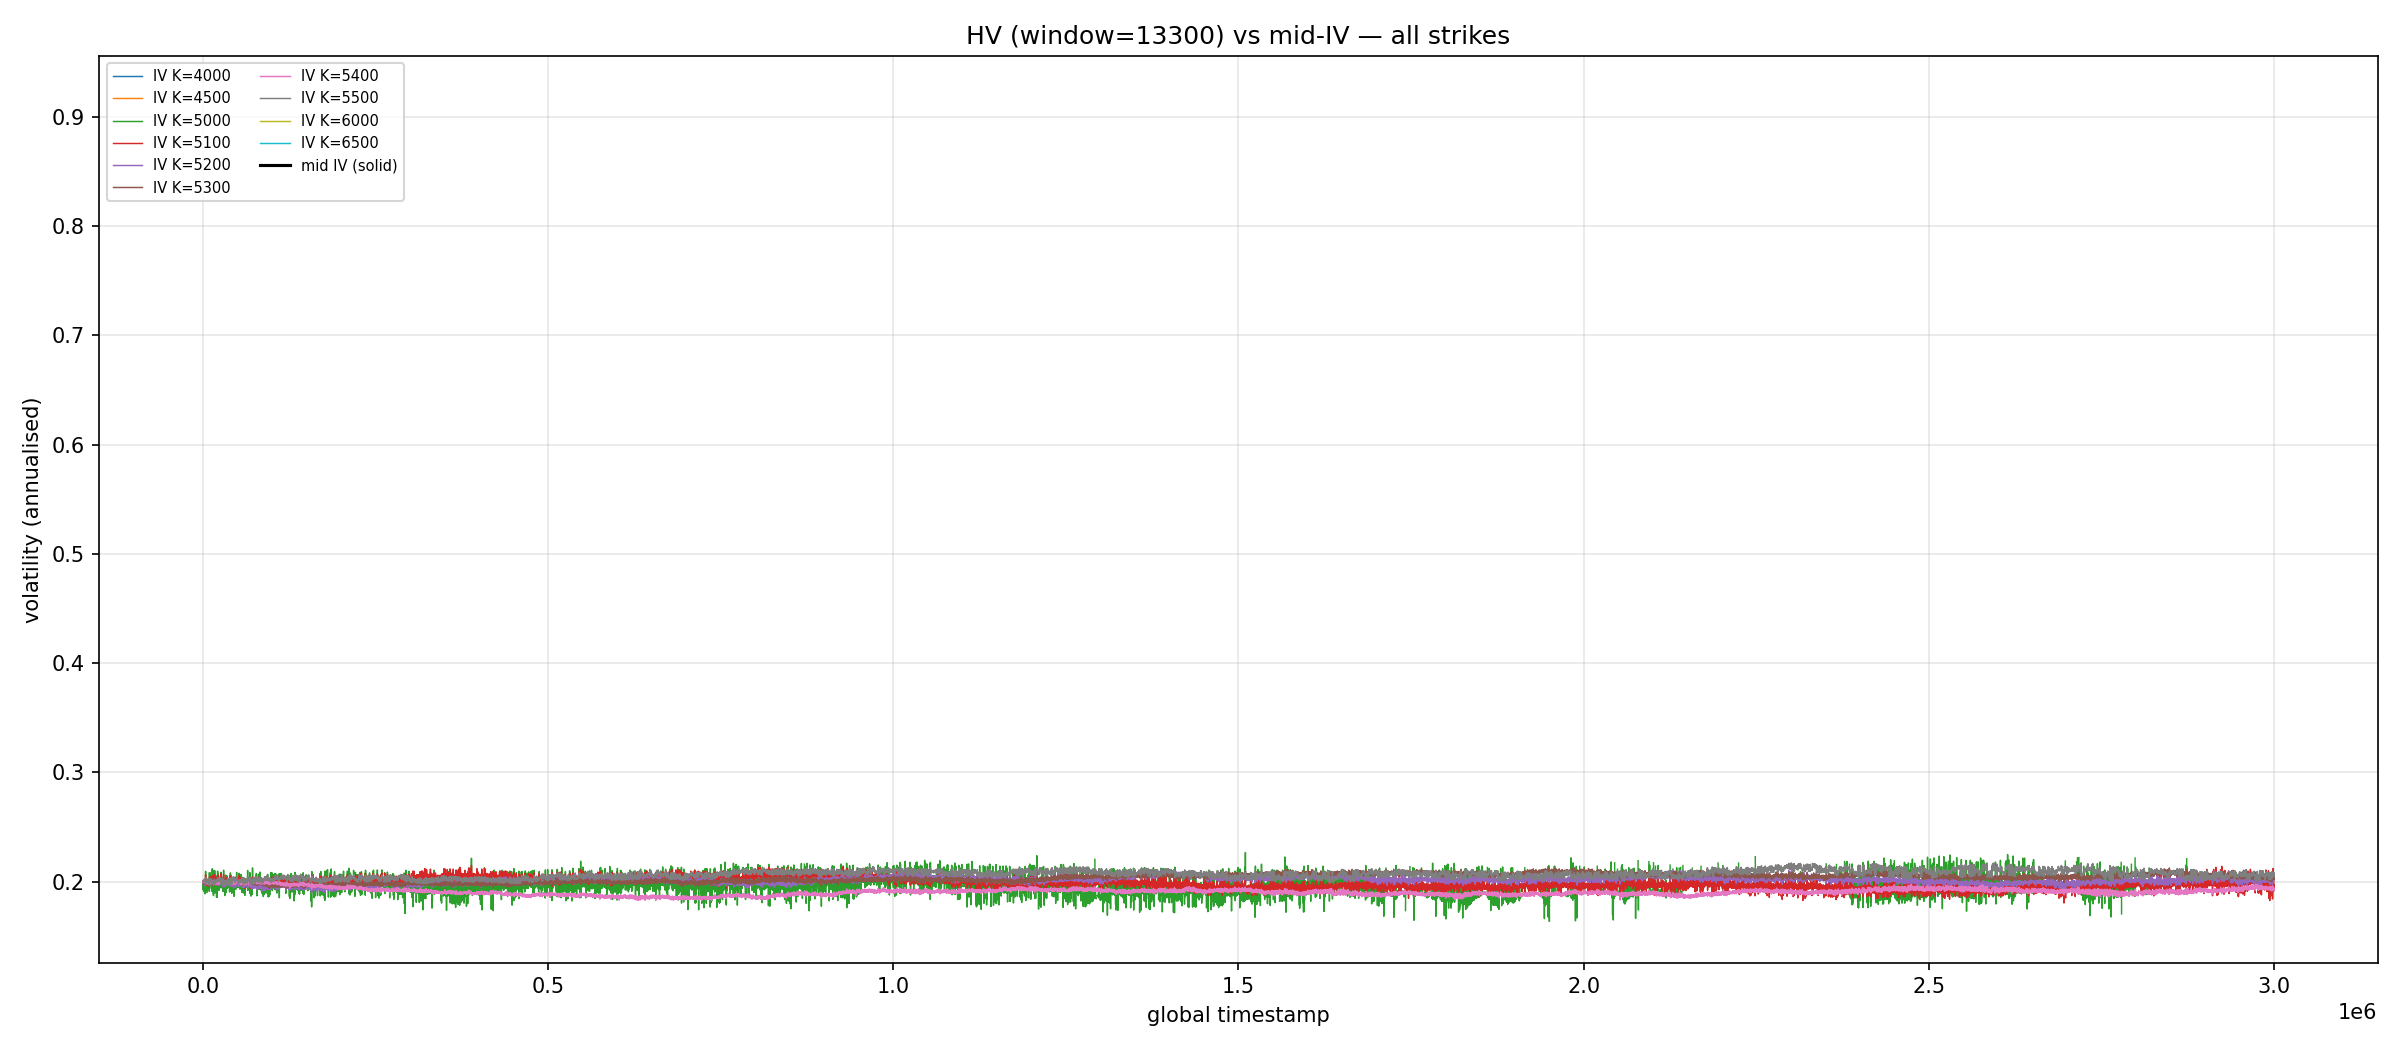

The Python source for this figure:
import pandas as pd
import numpy as np
import matplotlib.pyplot as plt
from pathlib import Path

iv_dir = Path("data/iv")
files = sorted(iv_dir.glob("iv_underlying_mid_*.csv"))
steps_per_year = 10_000 * 252

fig, ax = plt.subplots(figsize=(16, 7))
colors = plt.cm.tab10(np.linspace(0, 1, len(files)))

for f, color in zip(files, colors):
    strike = f.stem.split("_")[-1]
    df = pd.read_csv(f).sort_values("global_ts").reset_index(drop=True)
    df["mid_iv"] = (df["ask_iv"] + df["bid_iv"]) / 2
    df["log_ret"] = np.log(df["S_mid"]).diff()
    df["hv"] = df["log_ret"].rolling(13300).std() * np.sqrt(steps_per_year)

    ax.plot(df["global_ts"], df["mid_iv"], lw=0.7, color=color, label=f"IV K={strike}")
    # ax.plot(df["global_ts"], df["hv"], lw=0.9, color=color, ls="--", alpha=0.6)

# dummy lines for legend
ax.plot([], [], "k-", lw=1.5, label="mid IV (solid)")
# ax.plot([], [], "k--", lw=1.5, alpha=0.6, label="HV n=13300 (dashed)")

ax.set_xlabel("global timestamp")
ax.set_ylabel("volatility (annualised)")
ax.set_title("HV (window=13300) vs mid-IV — all strikes")
ax.legend(fontsize=7, ncol=2)
ax.grid(True, alpha=0.3)

plt.tight_layout()
plt.savefig("analysis/hv_iv_all_strikes.png", dpi=150)
plt.close()
print("saved analysis/hv_iv_all_strikes.png")
